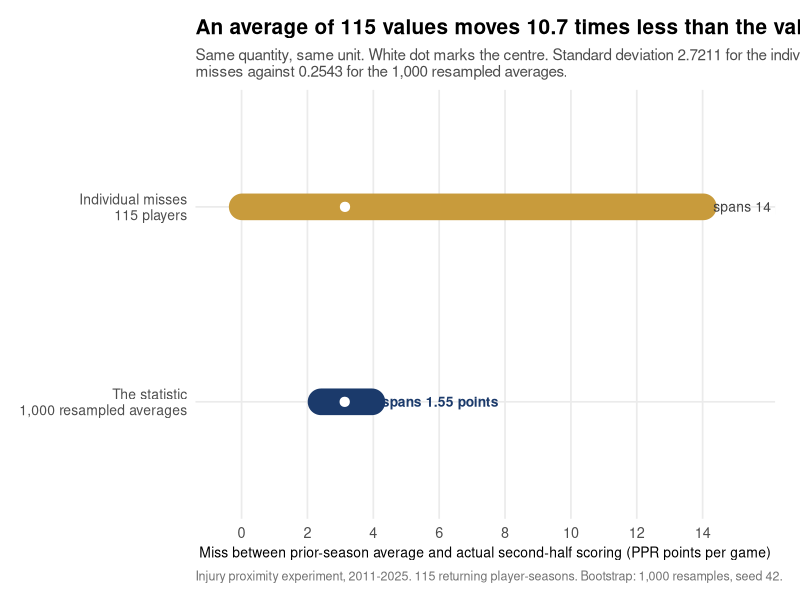
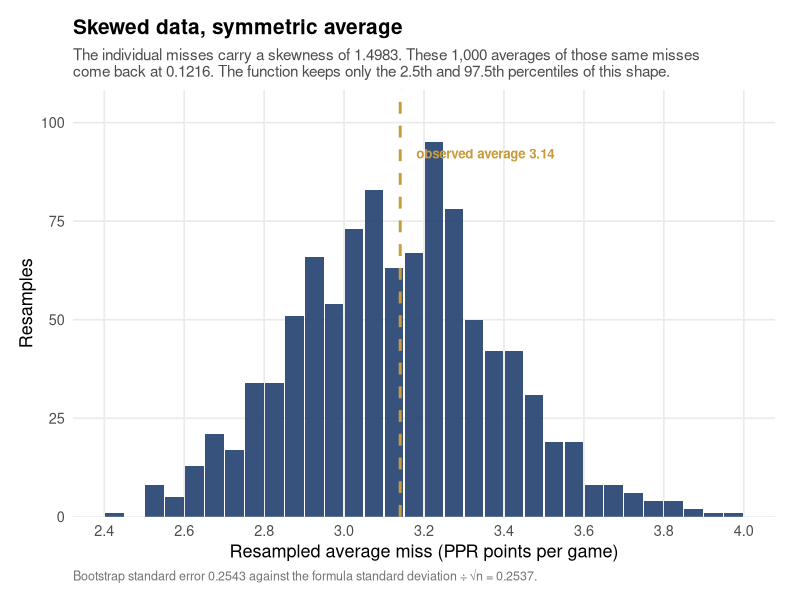
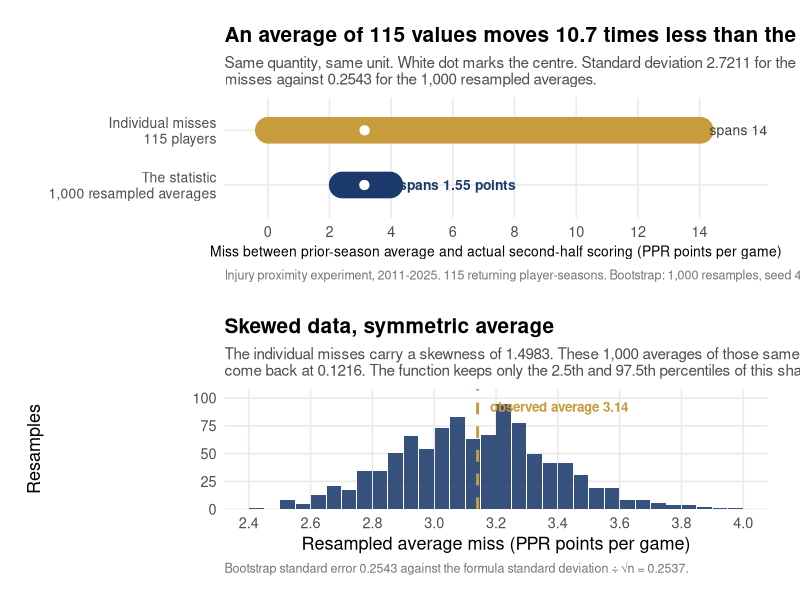

Here is the R script that generated these plots, in order:
# ==============================================================================
# Statistics Series -- Post 18: Sampling Distributions
# Visual script (v2, like-for-like)
#
# v1 compared individual absolute errors against a DIFFERENCE of two group
# means. Those are different quantities, and on a shared axis the difference
# sat below zero next to two bars that cannot go below zero. This version
# compares individual misses against the resampled MEAN of the same group.
# Both are PPR points per game, both positive, both centered near 3.14.
#
# Panel 1: the data range with the sampling distribution nested inside it.
#          The nesting is the finding. Shared axis is mandatory.
# Panel 2: the sampling distribution at its own scale, so its shape is legible.
#
# All numbers HARDCODED from verified console output of
# pull_stats_post18_addendum_single_group.R. Nothing is re-simulated.
#
# Output: 300 DPI PNG to stats_posts/output/plots/, prefix stats_post18_
# ==============================================================================

library(ggplot2)

OUT_DIR <- file.path("stats_posts", "output", "plots")
PREFIX  <- "stats_post18_"
DPI     <- 300

# navy = the statistic, gold = the raw data. Neither is a wrong value, so gold
# substitutes for red here. Series-wide convention decision still pending
# (open since Post 16).
COL_NAVY <- "#1B3A6B"
COL_GOLD <- "#C89B3C"

if (!dir.exists(OUT_DIR)) dir.create(OUT_DIR, recursive = TRUE)

# ==============================================================================
# VERIFIED VALUES
# ==============================================================================

N_PLAYERS  <- 115L

DATA_MIN   <- 0.0189;  DATA_MAX <- 14.0201
DATA_MEAN  <- 3.1404;  DATA_SD  <- 2.7211
DATA_SKEW  <- 1.4983

BOOT_MIN   <- 2.4124;  BOOT_MAX <- 3.9578
BOOT_MEAN  <- 3.1314;  BOOT_SD  <- 0.2543
BOOT_SKEW  <- 0.1216

SE_FORMULA <- 0.2537
SD_RATIO   <- 10.7

bin_mids <- c(2.425, 2.475, 2.525, 2.575, 2.625, 2.675, 2.725, 2.775, 2.825,
              2.875, 2.925, 2.975, 3.025, 3.075, 3.125, 3.175, 3.225, 3.275,
              3.325, 3.375, 3.425, 3.475, 3.525, 3.575, 3.625, 3.675, 3.725,
              3.775, 3.825, 3.875, 3.925, 3.975)

bin_counts <- c(1, 0, 8, 5, 13, 21, 17, 34, 34, 51, 66, 54, 73, 83, 63, 67,
                95, 78, 50, 42, 42, 31, 19, 19, 8, 8, 6, 4, 4, 2, 1, 1)

stopifnot(length(bin_mids) == length(bin_counts), sum(bin_counts) == 1000L)

theme_series <- theme_minimal(base_size = 13) +
  theme(
    plot.title       = element_text(face = "bold", size = 15, hjust = 0),
    plot.subtitle    = element_text(size = 11, color = "grey30", hjust = 0),
    plot.caption     = element_text(size = 9, color = "grey45", hjust = 0),
    panel.grid.minor = element_blank(),
    legend.position  = "none",
    plot.margin      = margin(14, 18, 12, 14)
  )

# ==============================================================================
# PANEL 1: THE STATISTIC NESTED INSIDE THE DATA (SHARED AXIS)
# ==============================================================================

p1_data <- data.frame(
  label = factor(
    c("Individual misses\n115 players",
      "The statistic\n1,000 resampled averages"),
    levels = c("The statistic\n1,000 resampled averages",
               "Individual misses\n115 players")
  ),
  lo = c(DATA_MIN, BOOT_MIN),
  hi = c(DATA_MAX, BOOT_MAX),
  ctr = c(DATA_MEAN, BOOT_MEAN),
  is_stat = c(FALSE, TRUE)
)

p1 <- ggplot(p1_data, aes(y = label)) +
  geom_segment(aes(x = lo, xend = hi, yend = label, color = is_stat),
               linewidth = 9, lineend = "round") +
  geom_point(aes(x = ctr), color = "white", size = 2.8) +
  scale_color_manual(values = c("FALSE" = COL_GOLD, "TRUE" = COL_NAVY)) +
  scale_x_continuous(breaks = seq(0, 14, by = 2),
                     limits = c(-0.6, 15.4)) +
  annotate("text", x = DATA_MAX + 0.3, y = 2,
           label = paste0("spans ", round(DATA_MAX - DATA_MIN, 1), " points"),
           hjust = 0, size = 3.5, color = "grey25") +
  annotate("text", x = BOOT_MAX + 0.3, y = 1,
           label = paste0("spans ", round(BOOT_MAX - BOOT_MIN, 2), " points"),
           hjust = 0, size = 3.5, color = COL_NAVY, fontface = "bold") +
  labs(
    title = paste0("An average of 115 values moves ", SD_RATIO,
                   " times less than the values themselves"),
    subtitle = paste0(
      "Same quantity, same unit. White dot marks the centre. Standard ",
      "deviation ", DATA_SD, " for the individual\nmisses against ", BOOT_SD,
      " for the 1,000 resampled averages."
    ),
    x = "Miss between prior-season average and actual second-half scoring (PPR points per game)",
    y = NULL,
    caption = paste0(
      "Injury proximity experiment, 2011-2025. 115 returning player-seasons. ",
      "Bootstrap: 1,000 resamples, seed 42."
    )
  ) +
  theme_series +
  theme(axis.text.y = element_text(size = 10, lineheight = 0.95),
        axis.title.x = element_text(size = 10))

# ==============================================================================
# PANEL 2: THE SAMPLING DISTRIBUTION AT ITS OWN SCALE
# ==============================================================================
# Zoomed deliberately. Panel 1 already established how narrow this is; this
# panel exists to show its SHAPE, which is invisible at Panel 1's scale.

p2 <- ggplot(data.frame(mid = bin_mids, count = bin_counts),
             aes(x = mid, y = count)) +
  geom_col(width = 0.047, fill = COL_NAVY, alpha = 0.88) +
  geom_vline(xintercept = DATA_MEAN, color = COL_GOLD,
             linewidth = 1.0, linetype = "dashed") +
  annotate("text", x = DATA_MEAN + 0.04, y = max(bin_counts) * 0.97,
           label = paste0("observed average ", round(DATA_MEAN, 2)),
           hjust = 0, size = 3.4, color = COL_GOLD, fontface = "bold") +
  scale_y_continuous(expand = expansion(mult = c(0, 0.14))) +
  scale_x_continuous(breaks = seq(2.4, 4.0, by = 0.2)) +
  labs(
    title = "Skewed data, symmetric average",
    subtitle = paste0(
      "The individual misses carry a skewness of ", DATA_SKEW,
      ". These 1,000 averages of those same misses\ncome back at ",
      BOOT_SKEW, ". The function keeps only the 2.5th and 97.5th percentiles ",
      "of this shape."
    ),
    x = "Resampled average miss (PPR points per game)",
    y = "Resamples",
    caption = paste0(
      "Bootstrap standard error ", BOOT_SD, " against the formula ",
      "standard deviation \u00F7 \u221An = ", SE_FORMULA, "."
    )
  ) +
  theme_series

# ==============================================================================
# EXPORT
# ==============================================================================

f1 <- file.path(OUT_DIR, paste0(PREFIX, "spread_contrast.png"))
f2 <- file.path(OUT_DIR, paste0(PREFIX, "sampling_distribution.png"))

ggsave(f1, p1, width = 9, height = 4.4, dpi = DPI, bg = "white")
ggsave(f2, p2, width = 9, height = 5.2, dpi = DPI, bg = "white")

combined_ok <- FALSE
if (requireNamespace("patchwork", quietly = TRUE)) {
  library(patchwork)
  ggsave(file.path(OUT_DIR, paste0(PREFIX, "combined.png")),
         p1 / p2, width = 9, height = 9.6, dpi = DPI, bg = "white")
  combined_ok <- TRUE
}

cat("\n==============================================================\n")
cat("POST 18 VISUALS v2 WRITTEN\n")
cat("==============================================================\n")
cat("  ", f1, "\n")
cat("  ", f2, "\n")
if (combined_ok) {
  cat("  ", file.path(OUT_DIR, paste0(PREFIX, "combined.png")), "\n")
} else {
  cat("   patchwork not installed. Separate PNGs only.\n")
}
cat("\nWATCH ITEMS ON RENDER:\n")
cat("  1. Panel 1: the navy bar sits inside the gold bar's span, near 2.4 to\n")
cat("     4.0. Confirm the two bars read as nested, not as two separate rows\n")
cat("     that happen to overlap.\n")
cat("  2. Panel 1: 'spans 1.55 points' sits right of the navy bar at x = 4.3.\n")
cat("     Confirm it does not collide with the gold bar on the row above.\n")
cat("  3. Panel 1: x limit is 15.4 to fit the 'spans 14 points' label.\n")
cat("     Confirm that label is not clipped at the right edge.\n")
cat("  4. Panel 2: the gold dashed line at 3.14 sits near the tallest bars.\n")
cat("     Confirm its label does not obscure the peak at 3.225.\n")
cat("  5. Panel 2 caption uses the division and square-root symbols. Confirm\n")
cat("     both render and do not appear as boxes.\n")
cat("==============================================================\n\n")
